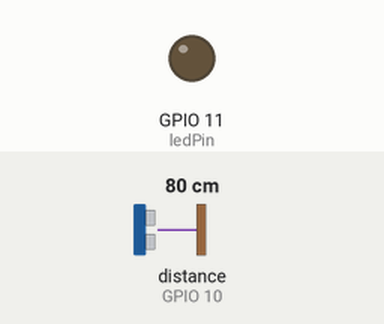
Recording of a sketch running on a simulated ESP8266 (NodeMCU). Shown: output pins drawn as LEDs (lit = HIGH). Wiring (inferred from the names in the program): ultrasonic range finder: trigger GPIO 9; echo GPIO 10. Inputs (shaded band) come from the test bench; at power-on: distance to the obstacle (sensor on GPIO 10) 80 cm. The echo pulse lasts 58.3 µs per cm; WiFi joins after 1.5 s; servers stay silent unless stated; pins used as bus, display or sensor lines are not drawn; what the sketch prints to the serial monitor is not drawn.

Above: at 0.1 s.
At 2.0 s:
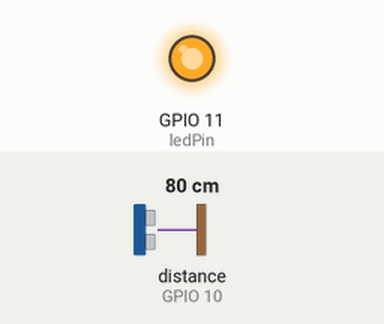
Timing chart, 0 to 4.7 s (numbered marks = the images above):
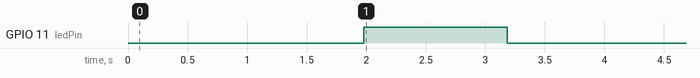

The sketch:

lightStuff-3.ino
```cpp
#include <pt.h>
#include <ESP8266WiFi.h>
#include <FirebaseArduino.h>

#define timeThreshold 15
#define FIREBASE_HOST "light-stuff.firebaseio.com"
#define FIREBASE_AUTH "6xeL5HzOaPcb7kD5hFm0CqWyarnojjWYbyTw5YbF"
#define WIFI_SSID "EarthxHack"
#define WIFI_PASSWORD "potofdirt"

static struct pt pt1, pt2, pt3;
int ultrasonic_trigPin = 9, ultrasonic_echoPin = 10;
int ledPin = 11;
int tickEvent;
int runCount = 0;
double distanceA[2], durationA[5];

void setup() {
  // put your setup code here, to run once:
  Serial.begin(4800);
  //ultrasonic sensor and led setup
  pinMode(ultrasonic_trigPin, OUTPUT);
  pinMode(ultrasonic_echoPin, INPUT);
  pinMode(ledPin, OUTPUT);

  //init protothread vars
  PT_INIT(&pt1);
  PT_INIT(&pt2);
  PT_INIT(&pt3);

 // connect to wifi.
  WiFi.begin(WIFI_SSID, WIFI_PASSWORD);
  Serial.print("connecting");
  while (WiFi.status() != WL_CONNECTED) {
    Serial.print(".");
    delay(500);
  }
  Serial.println();
  Serial.print("connected: ");
  Serial.println(WiFi.localIP());

   Firebase.begin(FIREBASE_HOST, FIREBASE_AUTH);
   Firebase.set("distance",0);
   Firebase.set("On/Off","Off");
   Firebase.set("Light Duration",0);

}

void loop() {
  //clear dataArrays
  //clearData(&pt3, 250);
  //read data from sensor and get an avg
  runSensor(&pt1, 100);
  //output avg through serial
  outputData(&pt2, 200);
}

/**
   runSensor reads data from the ultrasonic sensor and accumulates and average to commit to com
   param: struct pt *pt, protothread object
   param: int interval time between runs
*/
static int runSensor(struct pt *pt, int interval) {
  static unsigned long timestamp = 0;
  static int count = 0;
  double duration;
  double sum = 0, average;

  PT_BEGIN(pt);
  while (1) {
    //evaluate whether thread should execute
    PT_WAIT_UNTIL(pt, millis() - timestamp > interval);
    timestamp = millis();

    for (int i = 0; i < 5; i++) {
      //run ultrasonic
      digitalWrite(ultrasonic_trigPin, LOW);
      delayMicroseconds(10);
      digitalWrite(ultrasonic_trigPin, HIGH);
      delayMicroseconds(10);
      digitalWrite(ultrasonic_trigPin, LOW);
      //get duration
      duration = pulseIn(ultrasonic_echoPin, HIGH);
    }
    //get avg distance reading
    //file into array
    durationA[count] = duration;
    count = (count + 1) % 5;
    //get sum of duration then avg
    for (int i = 0; i < 5; i++) {
      sum += durationA[i];
    }
    for (int i = 0; i < 5; i++) {
      durationA[i] = 0;
    }
    average = sum / 5;
    sum = 0;
    //conv into distance and file into array
    distanceA[runCount] = (average / 58) * 23 / 21;
    runCount = (runCount + 1) % 2;
  }
  PT_END(pt);
}
/**
   outputData takes committed average and prints to comm in some format (every 5 runSensor calls)
   param: struct pt *pt, protothread object
   param: int interval time between runs
*/
static int outputData(struct pt *pt, int interval) {
  static unsigned long timestamp = 0;

  PT_BEGIN(pt);
  while (1) {
    //evaluate whether thread should execute
    PT_WAIT_UNTIL(pt, millis() - timestamp > interval);
    timestamp = millis();

    //check if there has been a big change in distance between new and old dist values
    int oldV = 0;//runCount;
    int newV = 1;//abs(runCount - 1) % 2;
    double distChange;
    static int changeCtr = 0;
    //if distance change reading is larger than 3cm
    //turn on light && send data to serial/wifi? else do otherwise
    /**
    Test output
    Serial.print("dist[t=0]: ");
    Serial.print(distanceA[0]);
    Serial.print("cm |dist[t=100]: ");
    Serial.print(distanceA[1]);
    Serial.print("cm");
    **/
    distChange = abs(distanceA[oldV] - distanceA[newV]);
    if (distChange > 0.18) {
      digitalWrite(ledPin, HIGH);
      Serial.print("timestamp: ");
      Serial.print((double)timestamp/100, 4);
      Serial.print(" s ON");
      Firebase.set("distance",distChange);
      changeCtr = 0;
    }
    else { //(abs(distanceA[oldV] - distanceA[newV]) <= 3.00)
      //delay for some time to make sure object is asleep
      changeCtr ++;
      if(changeCtr > 5){
        digitalWrite(ledPin, LOW);
        Serial.print("timestamp: ");
        Serial.print((double)timestamp/100, 4);
        Serial.print(" s OFF");
        Firebase.set("On/Off","Off");
      }else{
        Serial.print("timestamp: ");
        Serial.print((double)timestamp/100, 4);
        Serial.print(" s ON (no Activity)");
        Firebase.set("On/Off","On");
      }

    }
    Serial.print(" |deltadist: ");
    Serial.print(distChange, 4);
    Serial.println(" cm");
  }
  PT_END(pt);
}

/**
   clearData reinitializes and empties all arrays
   param: struct pt *pt, protothread object
   param: int interval time between runs
*/
static int clearData(struct pt *pt, int interval) {
  static unsigned long timestamp = 0;

  PT_BEGIN(pt);
  while (1) {
    //evaluate whether thread should execute
    PT_WAIT_UNTIL(pt, millis() - timestamp > interval);
    timestamp = millis();

    //clear arrays
    for (int i = 0; i < 5; i++) {
      durationA[i] = 0;
    }
    for (int i = 0; i < 2; i++) {
      distanceA[i] = 0;
    }
  }
  PT_END(pt);
}
```

Measured:
- by itself, GPIO 11 (ledPin): LOW → HIGH at 2.0 s, → LOW 1.2 s later
